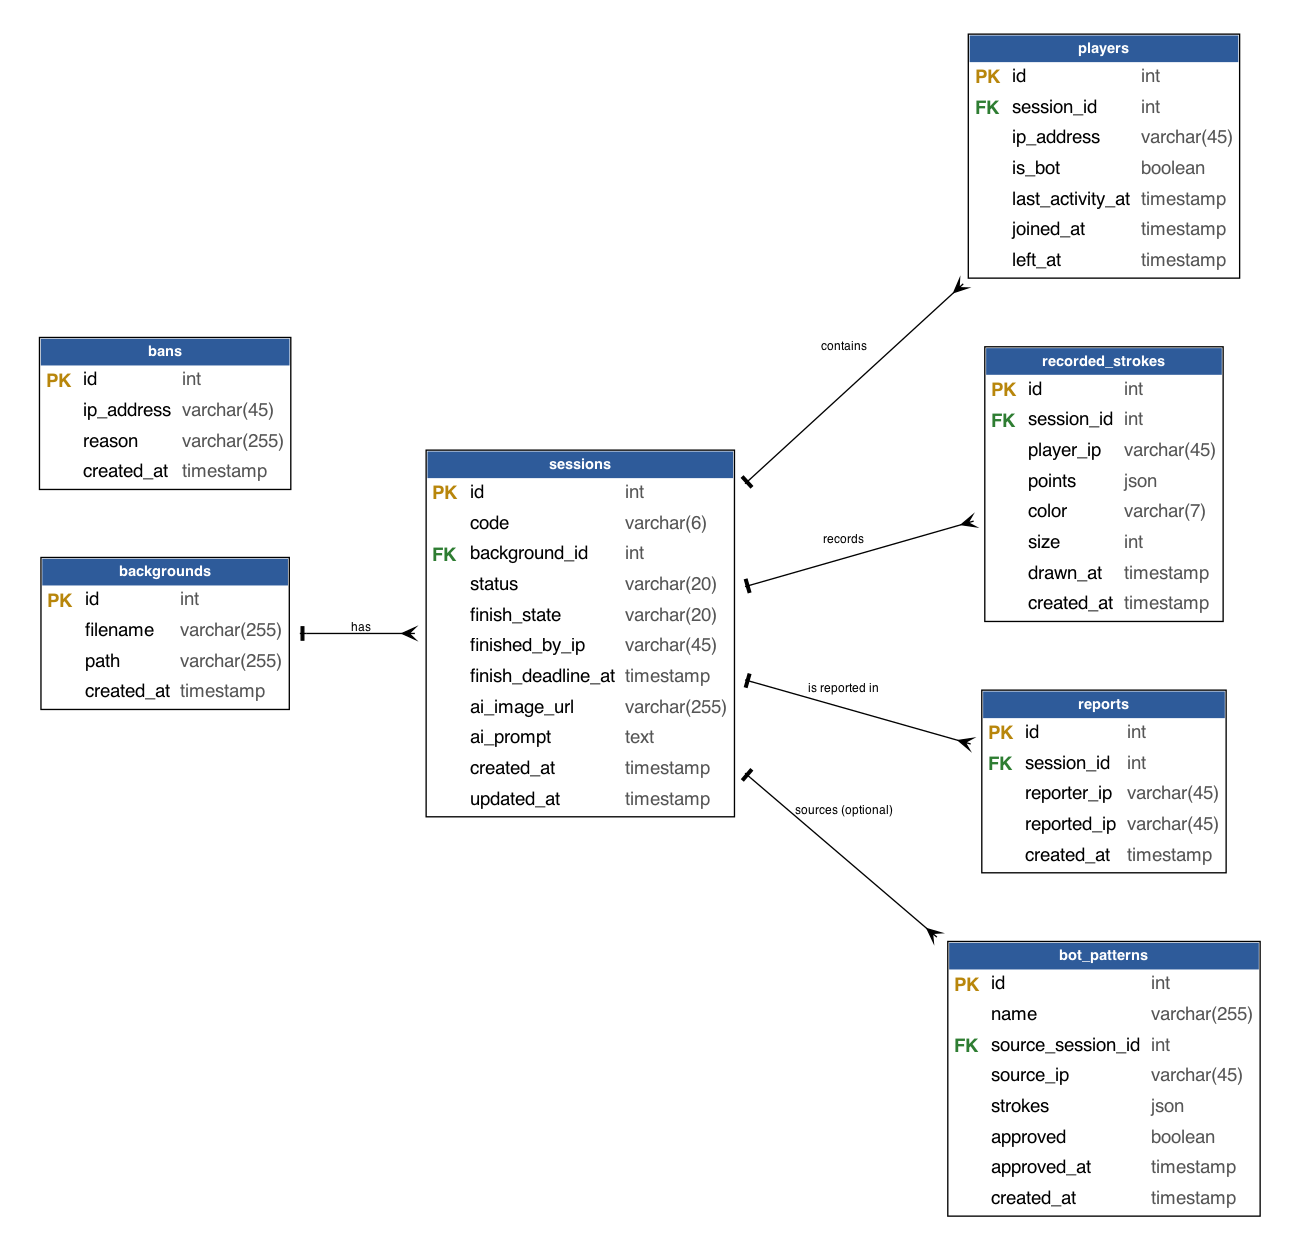

Recreate this plot in Python.
"""
Figure 10. Entity-Relationship Diagram for the Collaborative Drawing System.

Generates a crow's-foot ERD in IEEE style using Graphviz.
Outputs: figures/fig10_erd.png (300 dpi) and figures/fig10_erd.svg (vector).
"""

import os
from graphviz import Digraph

OUT_DIR = "figures"
os.makedirs(OUT_DIR, exist_ok=True)

OUT_PNG = os.path.join(OUT_DIR, "fig10_erd.png")
OUT_SVG = os.path.join(OUT_DIR, "fig10_erd.svg")

# ---------------------------------------------------------------------------
# Entity definitions (verified against README.md schema)
# ---------------------------------------------------------------------------

entities = {
    "sessions": {
        "label": "sessions",
        "attrs": [
            ("PK", "id", "int"),
            ("",   "code", "varchar(6)"),
            ("FK", "background_id", "int"),
            ("",   "status", "varchar(20)"),
            ("",   "finish_state", "varchar(20)"),
            ("",   "finished_by_ip", "varchar(45)"),
            ("",   "finish_deadline_at", "timestamp"),
            ("",   "ai_image_url", "varchar(255)"),
            ("",   "ai_prompt", "text"),
            ("",   "created_at", "timestamp"),
            ("",   "updated_at", "timestamp"),
        ],
    },
    "players": {
        "label": "players",
        "attrs": [
            ("PK", "id", "int"),
            ("FK", "session_id", "int"),
            ("",   "ip_address", "varchar(45)"),
            ("",   "is_bot", "boolean"),
            ("",   "last_activity_at", "timestamp"),
            ("",   "joined_at", "timestamp"),
            ("",   "left_at", "timestamp"),
        ],
    },
    "backgrounds": {
        "label": "backgrounds",
        "attrs": [
            ("PK", "id", "int"),
            ("",   "filename", "varchar(255)"),
            ("",   "path", "varchar(255)"),
            ("",   "created_at", "timestamp"),
        ],
    },
    "recorded_strokes": {
        "label": "recorded_strokes",
        "attrs": [
            ("PK", "id", "int"),
            ("FK", "session_id", "int"),
            ("",   "player_ip", "varchar(45)"),
            ("",   "points", "json"),
            ("",   "color", "varchar(7)"),
            ("",   "size", "int"),
            ("",   "drawn_at", "timestamp"),
            ("",   "created_at", "timestamp"),
        ],
    },
    "reports": {
        "label": "reports",
        "attrs": [
            ("PK", "id", "int"),
            ("FK", "session_id", "int"),
            ("",   "reporter_ip", "varchar(45)"),
            ("",   "reported_ip", "varchar(45)"),
            ("",   "created_at", "timestamp"),
        ],
    },
    "bans": {
        "label": "bans",
        "attrs": [
            ("PK", "id", "int"),
            ("",   "ip_address", "varchar(45)"),
            ("",   "reason", "varchar(255)"),
            ("",   "created_at", "timestamp"),
        ],
    },
    "bot_patterns": {
        "label": "bot_patterns",
        "attrs": [
            ("PK", "id", "int"),
            ("",   "name", "varchar(255)"),
            ("FK", "source_session_id", "int"),
            ("",   "source_ip", "varchar(45)"),
            ("",   "strokes", "json"),
            ("",   "approved", "boolean"),
            ("",   "approved_at", "timestamp"),
            ("",   "created_at", "timestamp"),
        ],
    },
}

# ---------------------------------------------------------------------------
# Relationship definitions (verified against README.md)
# ---------------------------------------------------------------------------

relationships = [
    # (from, from_card, to, to_card, label)
    ("backgrounds", "1", "sessions", "N", "has"),
    ("sessions", "1", "players", "N", "contains"),
    ("sessions", "1", "recorded_strokes", "N", "records"),
    ("sessions", "1", "reports", "N", "is reported in"),
    ("sessions", "1", "bot_patterns", "N", "sources (optional)"),
]

# ---------------------------------------------------------------------------
# Crow's-foot cardinality markers
# ---------------------------------------------------------------------------

CROW = {
    "1":  "tee",        # one
    "N":  "crow",       # many
}

# ---------------------------------------------------------------------------
# Build HTML-like table nodes for each entity
# ---------------------------------------------------------------------------

def entity_html(name: str, attrs) -> str:
    """Return an HTML-like label for Graphviz."""
    rows = []
    rows.append(
        f'<TR><TD BGCOLOR="#2E5B9A" COLSPAN="3" ALIGN="CENTER">'
        f'<FONT COLOR="white" POINT-SIZE="11"><B>{name}</B></FONT></TD></TR>'
    )
    for key, col, typ in attrs:
        badge = {
            "PK": '<FONT COLOR="#B8860B"><B>PK</B></FONT>',
            "FK": '<FONT COLOR="#2E7D32"><B>FK</B></FONT>',
            "":   "",
        }[key]
        rows.append(
            f'<TR>'
            f'<TD ALIGN="LEFT" WIDTH="28">{badge}</TD>'
            f'<TD ALIGN="LEFT">{col}</TD>'
            f'<TD ALIGN="LEFT"><FONT COLOR="#555555">{typ}</FONT></TD>'
            f'</TR>'
        )
    return (
        '<<TABLE BORDER="1" CELLBORDER="0" CELLSPACING="0" CELLPADDING="4" '
        'BGCOLOR="white" COLOR="black">'
        + "".join(rows)
        + "</TABLE>>"
    )

# ---------------------------------------------------------------------------
# Build the graph
# ---------------------------------------------------------------------------

dot = Digraph("ERD", format="png")
dot.attr(rankdir="LR", bgcolor="white", pad="0.3", nodesep="0.6", ranksep="0.9")
dot.attr("node", shape="plaintext", fontname="Helvetica")
dot.attr("edge", fontname="Helvetica", fontsize="10", color="black")

# Add entity nodes
for name, meta in entities.items():
    dot.node(name, label=entity_html(name, meta["attrs"]))

# Add relationship edges with crow's-foot notation
for src, src_card, dst, dst_card, label in relationships:
    dot.edge(
        src,
        dst,
        label=f"  {label}",
        arrowhead=CROW[dst_card],
        arrowtail=CROW[src_card],
        dir="both",
        fontsize="9",
        color="black",
    )

# ---------------------------------------------------------------------------
# Render
# ---------------------------------------------------------------------------

dot.render(OUT_PNG.replace(".png", ""), cleanup=True)
dot.render(OUT_SVG.replace(".svg", ""), cleanup=True)

print(f"Wrote {OUT_PNG}")
print(f"Wrote {OUT_SVG}")
